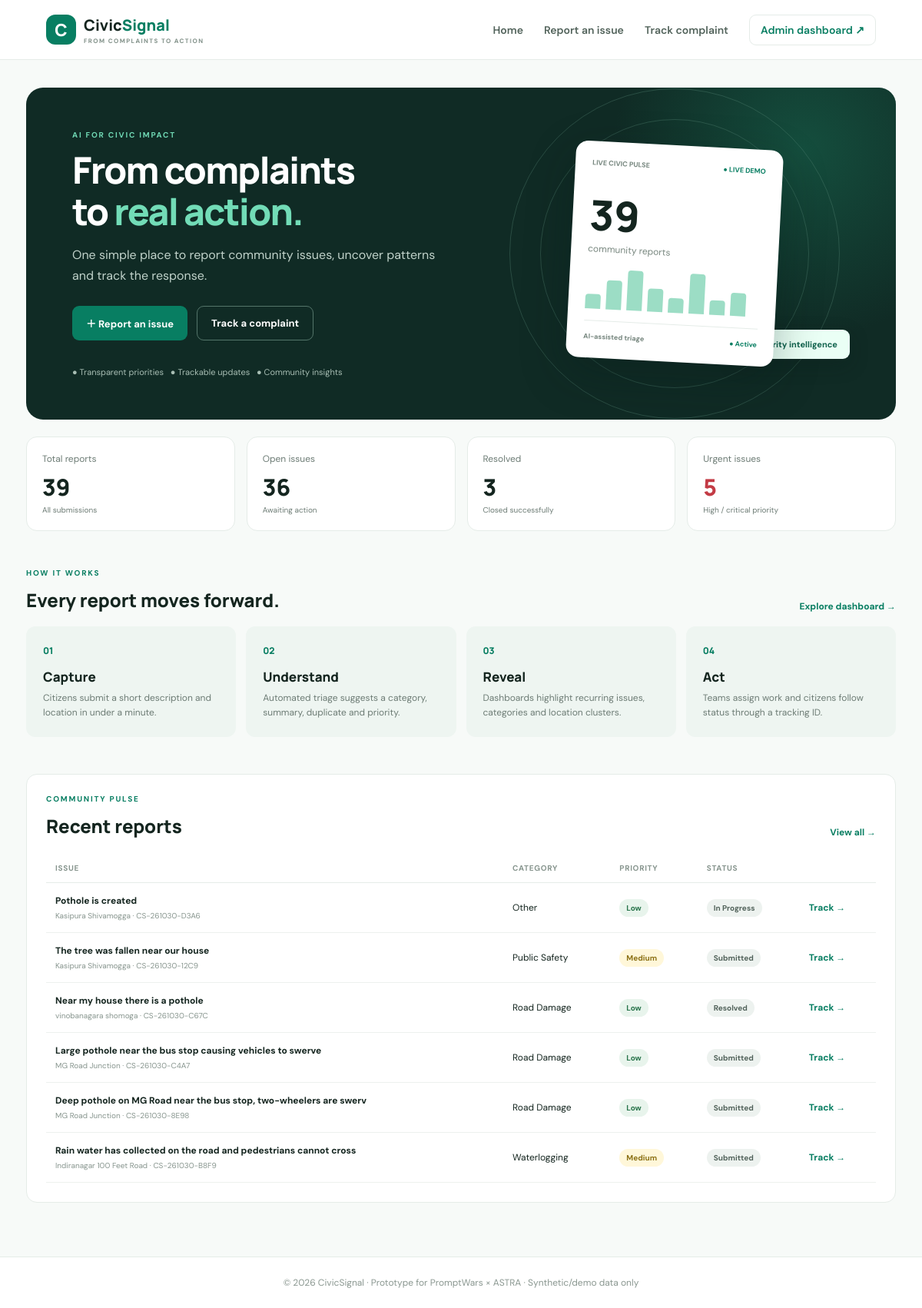
The page / on the database its author committed.
### tables this page shows
CREATE TABLE reports (
            id INTEGER PRIMARY KEY AUTOINCREMENT,
            tracking_code TEXT UNIQUE NOT NULL,
            title TEXT NOT NULL,
            description TEXT NOT NULL,
            category TEXT NOT NULL,
            location TEXT NOT NULL,
            latitude REAL,
            longitude REAL,
            citizen_name TEXT,
            priority TEXT NOT NULL,
            priority_score INTEGER NOT NULL,
            priority_reason TEXT NOT NULL,
            ai_summary TEXT NOT NULL,
            duplicate_of INTEGER,
            status TEXT NOT NULL DEFAULT 'Submitted',
            department TEXT,
            assigned_to TEXT,
            created_at TEXT NOT NULL,
            updated_at TEXT NOT NULL,
            resolution_note TEXT,
            FOREIGN KEY(duplicate_of) REFERENCES reports(id)
        );

### app.py (the view)
@app.route("/")
def index():
    db = get_db()
    stats = db.execute("""
        SELECT COUNT(*) total,
        SUM(CASE WHEN status='Resolved' THEN 1 ELSE 0 END) resolved,
        SUM(CASE WHEN status!='Resolved' AND status!='Rejected' THEN 1 ELSE 0 END) open_count,
        SUM(CASE WHEN priority IN ('Critical','High') AND status!='Resolved' THEN 1 ELSE 0 END) urgent
        FROM reports
    """).fetchone()
    recent = db.execute("SELECT * FROM reports ORDER BY created_at DESC LIMIT 6").fetchall()
    return render_template("index.html", stats=stats, recent=recent)

### app.py (called while the page is built)
def get_db():
    if "db" not in g:
        g.db = sqlite3.connect(DB_PATH)
        g.db.row_factory = sqlite3.Row
        g.db.execute("PRAGMA foreign_keys = ON")
    return g.db

### templates/index.html
{% extends "base.html" %}{% block title %}CivicSignal | Civic action{% endblock %}
{% block content %}
<section class="hero">
 <div class="hero-copy"><span class="eyebrow">AI FOR CIVIC IMPACT</span><h1>From complaints<br>to <em>real action.</em></h1>
 <p>One simple place to report community issues, uncover patterns and track the response.</p>
 <div class="hero-actions"><a class="btn btn-primary" href="{{ url_for('report') }}">＋ Report an issue</a><a class="btn btn-outline" href="{{ url_for('track_search') }}">Track a complaint</a></div>
 <div class="trust-line">● Transparent priorities &nbsp; ● Trackable updates &nbsp; ● Community insights</div></div>
 <div class="hero-art"><div class="orbit orbit-one"></div><div class="orbit orbit-two"></div><div class="hero-card"><div class="mini-top"><span>LIVE CIVIC PULSE</span><span class="live-dot">● LIVE DEMO</span></div><div class="pulse-number">{{ stats.total or 0 }}</div><div class="pulse-label">community reports</div><div class="pulse-bars"><i></i><i></i><i></i><i></i><i></i><i></i><i></i><i></i></div><div class="mini-bottom"><span>AI-assisted triage</span><b>● Active</b></div></div><div class="floating-tag">✦ Priority intelligence</div></div>
</section>
<section class="stats-grid">
 <div class="stat-card"><span>Total reports</span><strong>{{ stats.total or 0 }}</strong><small>All submissions</small></div>
 <div class="stat-card"><span>Open issues</span><strong>{{ stats.open_count or 0 }}</strong><small>Awaiting action</small></div>
 <div class="stat-card"><span>Resolved</span><strong>{{ stats.resolved or 0 }}</strong><small>Closed successfully</small></div>
 <div class="stat-card"><span>Urgent issues</span><strong class="red-text">{{ stats.urgent or 0 }}</strong><small>High / critical priority</small></div>
</section>
<section class="section-heading"><div><span class="eyebrow">HOW IT WORKS</span><h2>Every report moves forward.</h2></div><a href="{{ url_for('admin') }}" class="text-link">Explore dashboard →</a></section>
<section class="steps-grid">
 <div class="step-card"><span>01</span><h3>Capture</h3><p>Citizens submit a short description and location in under a minute.</p></div>
 <div class="step-card"><span>02</span><h3>Understand</h3><p>Automated triage suggests a category, summary, duplicate and priority.</p></div>
 <div class="step-card"><span>03</span><h3>Reveal</h3><p>Dashboards highlight recurring issues, categories and location clusters.</p></div>
 <div class="step-card"><span>04</span><h3>Act</h3><p>Teams assign work and citizens follow status through a tracking ID.</p></div>
</section>
<section class="recent-panel"><div class="section-heading"><div><span class="eyebrow">COMMUNITY PULSE</span><h2>Recent reports</h2></div><a href="{{ url_for('admin') }}" class="text-link">View all →</a></div>
{% if recent %}<div class="table-wrap"><table><thead><tr><th>Issue</th><th>Category</th><th>Priority</th><th>Status</th><th></th></tr></thead><tbody>
{% for r in recent %}<tr><td><b>{{ r.title }}</b><small class="subline">{{ r.location }} · {{ r.tracking_code }}</small></td><td>{{ r.category }}</td><td><span class="priority {{ r.priority|lower }}">{{ r.priority }}</span></td><td><span class="status">{{ r.status }}</span></td><td><a class="text-link" href="{{ url_for('track', code=r.tracking_code) }}">Track →</a></td></tr>{% endfor %}
</tbody></table></div>{% else %}<div class="empty-state">No reports yet. Submit the first community issue.</div>{% endif %}</section>
{% endblock %}

### templates/base.html (shortened to what this page needs)
<!doctype html>
<html lang="en">
<head>
  <link rel="stylesheet" href="{{ url_for('static', filename='style.css') }}">
  <link rel="stylesheet" href="https://unpkg.com/leaflet@1.9.4/dist/leaflet.css">
</head>
<body>
<header class="topbar">
  <a class="brand" href="{{ url_for('index') }}"><span class="brand-mark">C</span><span>Civic<span class="brand-accent">Signal</span><small>FROM COMPLAINTS TO ACTION</small></span></a>
  <nav><a href="{{ url_for('index') }}">Home</a><a href="{{ url_for('report') }}">Report an issue</a><a href="{{ url_for('track_search') }}">Track complaint</a><a class="nav-admin" href="{{ url_for('admin') }}">Admin dashboard ↗</a></nav>
</header>
<main class="container">
  {% block content %}{% endblock %}
</main>
<footer>© 2026 CivicSignal · Prototype for PromptWars × ASTRA · Synthetic/demo data only</footer>
</body></html>

### rows shown on the page
reports: title "Pothole is created", location "Kasipura Shivamogga", tracking_code "CS-261030-D3A6", category "Other", priority "Low", status "In Progress"
reports: title "The tree was fallen near our house", location "Kasipura Shivamogga", tracking_code "CS-261030-12C9", category "Public Safety", priority "Medium", status "Submitted"
reports: title "Near my house there is a pothole", location "vinobanagara shomoga", tracking_code "CS-261030-C67C", category "Road Damage", priority "Low", status "Resolved"
reports: title "Large pothole near the bus stop causing vehicles to swerve", location "MG Road Junction", tracking_code "CS-261030-C4A7", category "Road Damage", priority "Low", status "Submitted"
reports: title "Deep pothole on MG Road near the bus stop, two-wheelers are swerv", location "MG Road Junction", tracking_code "CS-261030-8E98", category "Road Damage", priority "Low", status "Submitted"
reports: title "Rain water has collected on the road and pedestrians cannot cross", location "Indiranagar 100 Feet Road", tracking_code "CS-261030-B8F9", category "Waterlogging", priority "Medium", status "Submitted"

### other values the page prints
{{ stats.total or 0 }} "39"
{{ stats.open_count or 0 }} "36"
{{ stats.resolved or 0 }} "3"
{{ stats.urgent or 0 }} "5"
